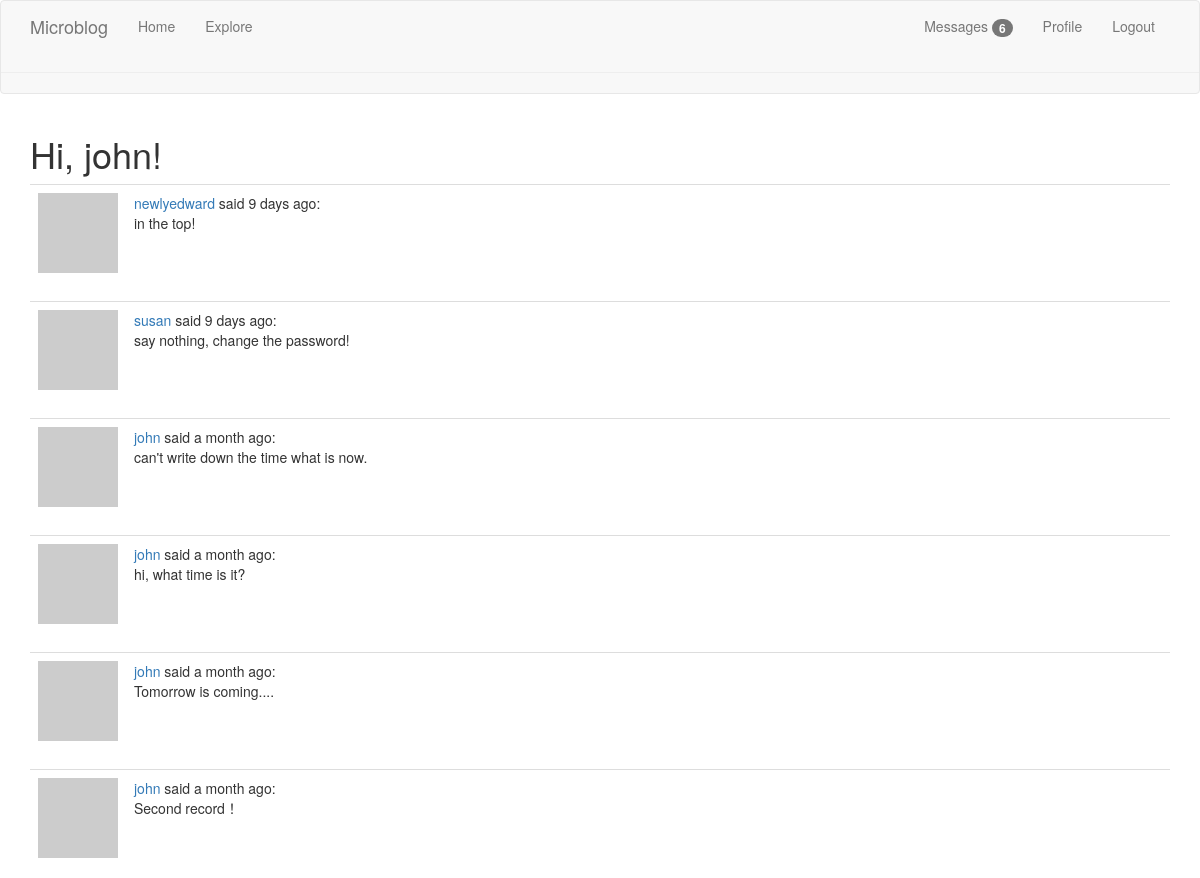
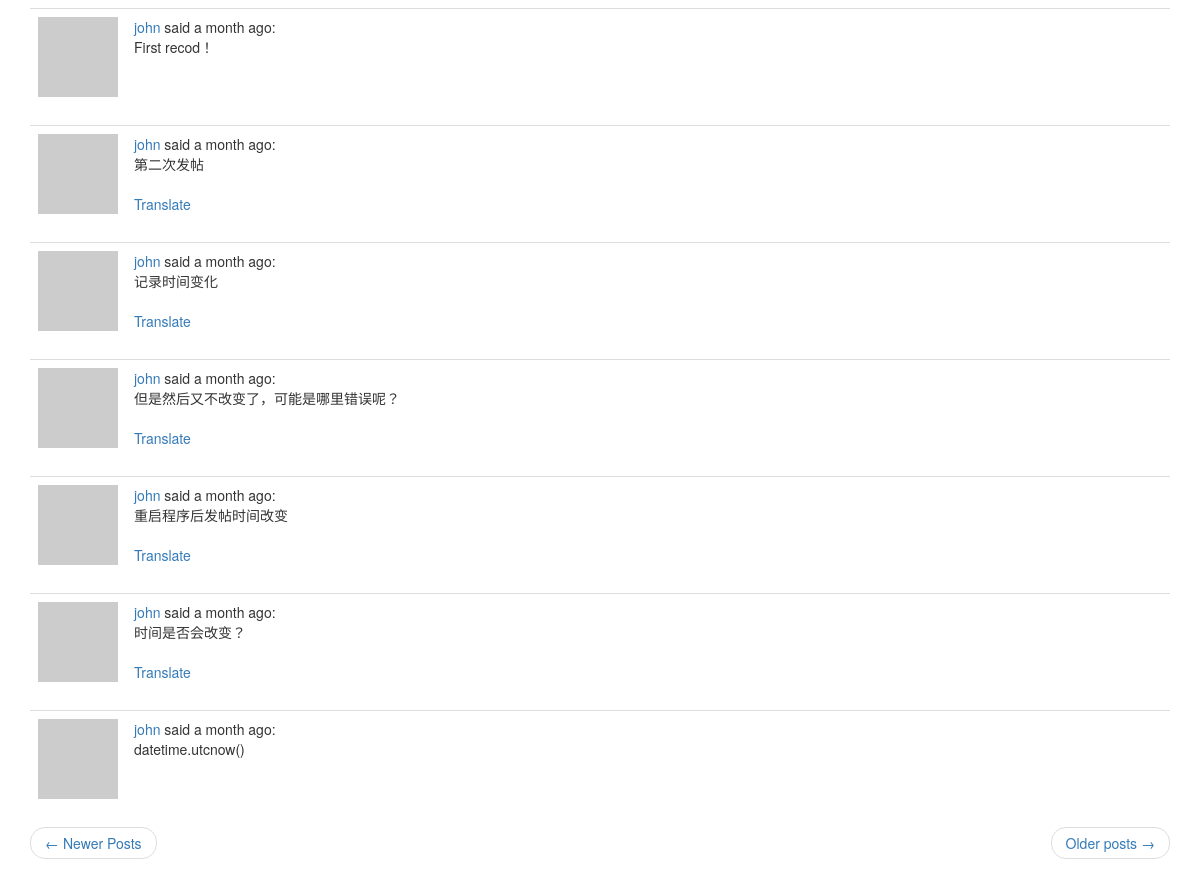
Page /explore (signed in) on the committed database (2 pictures, top to bottom).
### app/models.py (models this page shows, shortened)
class User(UserMixin, db.Model):
    id = db.Column(db.Integer, primary_key=True)
    username = db.Column(db.String(64), index=True, unique=True)
    email = db.Column(db.String(120), index=True, unique=True)
    password_hash = db.Column(db.String(128))
    posts = db.relationship('Post', backref='author', lazy='dynamic')
    about_me = db.Column(db.String(140))
    last_seen = db.Column(db.DateTime, default=datetime.utcnow)
    followed = db.relationship(
        'User', secondary=followers,
        primaryjoin=(followers.c.follower_id == id),
        secondaryjoin=(followers.c.followed_id == id),
        backref=db.backref('followers', lazy='dynamic'), lazy='dynamic')
    messages_sent = db.relationship('Message',
                                    foreign_keys='Message.sender_id',
                                    backref='author', lazy='dynamic')
    messages_received = db.relationship('Message',
                                        foreign_keys='Message.recipient_id',
                                        backref='recipient', lazy='dynamic')
    last_message_read_time = db.Column(db.DateTime)
    notifications = db.relationship('Notification', backref='user',
                                    lazy='dynamic')
    def avatar(self, size):
        digest = md5(self.email.lower().encode('utf-8')).hexdigest()
        return 'https://www.gravatar.com/avatar/{}?d=identicon&s={}'.format(
            digest, size)
    def new_messages(self):
        last_read_time = self.last_message_read_time or datetime(1900, 1, 1)
        return Message.query.filter_by(recipient=self).filter(
            Message.timestamp > last_read_time).count()

class Post(db.Model):
    id = db.Column(db.Integer, primary_key=True)
    body = db.Column(db.String(140))
    timestamp = db.Column(db.DateTime, index=True, default=datetime.utcnow())
    user_id = db.Column(db.Integer, db.ForeignKey('user.id'))
    language = db.Column(db.String(5))

### app/main/routes.py (the view)
@bp.route('/explore')
@login_required
def explore():
    page = request.args.get('page', 1, type=int)
    posts = Post.query.order_by(Post.timestamp.desc()).paginate(
        page, current_app.config['POSTS_PER_PAGE'], False)
    next_url = url_for('main.explore', page=posts.next_num) if posts.has_next else None
    prev_url = url_for('main.explore', page=posts.prev_num) if posts.has_prev else None
    return render_template('index.html', title=_('Explore'), posts=posts.items,
                           next_url=next_url, prev_url=prev_url)

### app/main/routes.py (called while the page is built)
@bp.before_request
def before_request():
    if current_user.is_authenticated:
        current_user.last_seen = datetime.utcnow()
        db.session.commit()
    g.locale = str(get_locale())

### app/models.py (called while the page is built)
@login.user_loader
def load_user(id):
    return User.query.get(int(id))

### app/templates/index.html (shortened to what this page needs)
{% extends "base.html" %}
{% import 'bootstrap/wtf.html' as wtf %}
{% block app_content %}
    <h1>{{ _('Hi, %(username)s!', username=current_user.username) }}</h1>
    {% for post in posts %}
        {% include '_post.html' %}
    {% endfor %}
    <nav aria-label="...">
        <ul class="pager">
            <li class="previous{% if not prev_url %} diabled {% endif %}">
                <a href="{{ prev_url or '#'}}">
                    <span aria-hidden="true">&larr;</span> {{ _('Newer Posts') }}
                </a>
            </li>
            <li class="next{% if not next_url%} disable {% endif %}">
                <a href="{{ next_url or '#'}}">
                    {{ _('Older posts') }}  <span aria-hidden="true">&rarr;</span>
                </a>
            </li>
        </ul>
    </nav>
{% endblock %}

### app/templates/_post.html (shortened to what this page needs)
<table class="table table-hover">
    <tr>
        <td width="70px" >
            <a href="{{ url_for('main.user', username=post.author.username) }}">
                <img src="{{ post.author.avatar(36) }}">
            </a>
        </td>
        <td>
            {{ _('%(username)s said %(when)s',
                username=user_link, when=moment(post.timestamp).fromNow()) }}:
            <br>
            <span id="post{{ post.id }}">{{ post.body }}</span>
            {% if post.language and post.language != g.locale %}
            <br><br>
            <span id="translation{{ post.id}}">
                <a href="javascript:translate(
                    '#post{{ post.id}}',
                    '#translation{{post.id}}',
                    '{{ post.language}}',
                    '{{ g.locale}}');">{{ _('Translate')}}</a>
            </span>
            {% endif %}
        </td>
    </tr>
</table>

### rows in the picture
Post: body "in the top!"
Post: body "say nothing, change the password!"
Post: body "can't write down the time what is now."
Post: body "hi, what time is it?"
Post: body "Tomorrow is coming...."
Post: body "Second record！"
Post: body "First recod！"
Post: body "第二次发帖"
Post: body "记录时间变化"
Post: body "但是然后又不改变了，可能是哪里错误呢？"
Post: body "重启程序后发帖时间改变"
Post: body "时间是否会改变？"
Post: body "datetime.utcnow()"

### other values in the picture
{{ new_messages }} "6"
